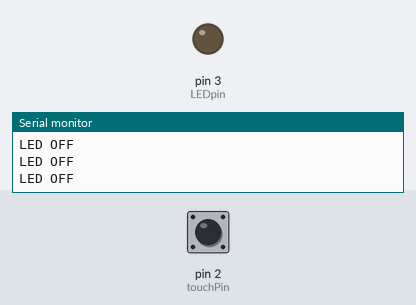
Simulated run of this sketch. Board: Arduino Uno, built with avr-gcc and run on an emulated ATmega328P. Parts: output pins drawn as LEDs (lit = HIGH), the last lines printed to the serial monitor. Dashed ring = blinking. The test bench sets the inputs (shaded band); at power-on: pin 2 (touchPin) LOW.

Above: at 1.2 s.
1.3 s: pin 2 (touchPin) pulled HIGH for 0.15 s
At 1.7 s:
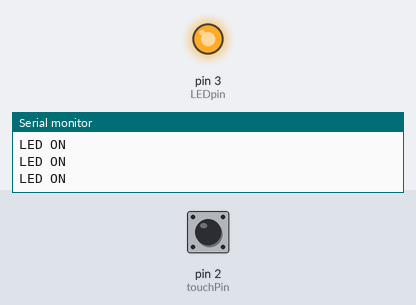
2.9 s: pin 2 (touchPin) pulled HIGH for 1 s
At 4.1 s:
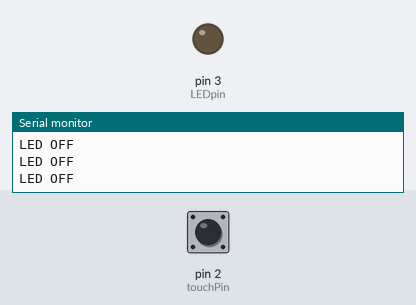
6.9 s: pin 2 (touchPin) pulled HIGH for 3.2 s
At 8.2 s:
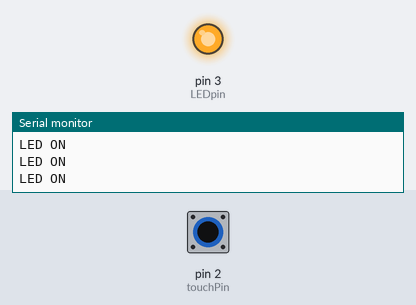
11.6 s: pin 2 (touchPin) pulsed HIGH 5 times (0.12 s each, 0.3 s apart)
At 12.07 s:
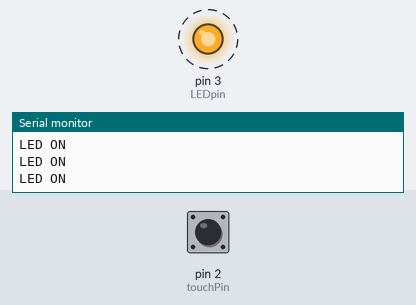
16.1 s: pin 2 (touchPin) driven HIGH
At 16.5 s:
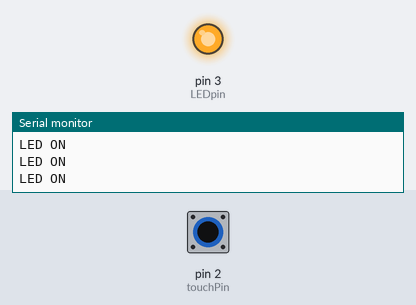
Timing chart, 0 to 19.1 s (numbered marks = the images above; inputs shaded):
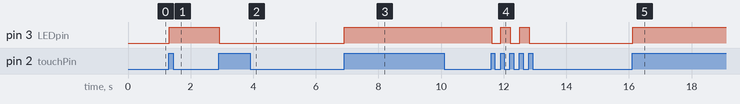

The sketch:

touch_sensor.ino.ino
```cpp
int touchPin = 2;
int LEDpin = 3;
bool val;
bool lightON;
bool touch;


void setup() {
 Serial.begin(9600);
 pinMode(touchPin, INPUT);  pinMode(LEDpin, OUTPUT);
}
void loop() {
 val = digitalRead(touchPin);  if (val == 1 && lightON == 0) {  touch = 1 - touch;
 }
 lightON = val;
if (touch == 1) {
 Serial.println("LED ON");
 digitalWrite(LEDpin, HIGH);
 } else {
 Serial.println("LED OFF");  digitalWrite(LEDpin, LOW);
}
}
```

Measured:
- after the input at 1.3 s, pin 3 (LEDpin): LOW → HIGH at once
- after the input at 2.9 s, pin 3 (LEDpin): HIGH → LOW at once
- after the input at 6.9 s, pin 3 (LEDpin): LOW → HIGH at once
- after the input at 11.6 s, pin 3 (LEDpin): alternates HIGH for 0.30 s and LOW for 0.30 s, 5 changes in all, then stays LOW, starting at once
- after the input at 16.1 s, pin 3 (LEDpin): LOW → HIGH at once
